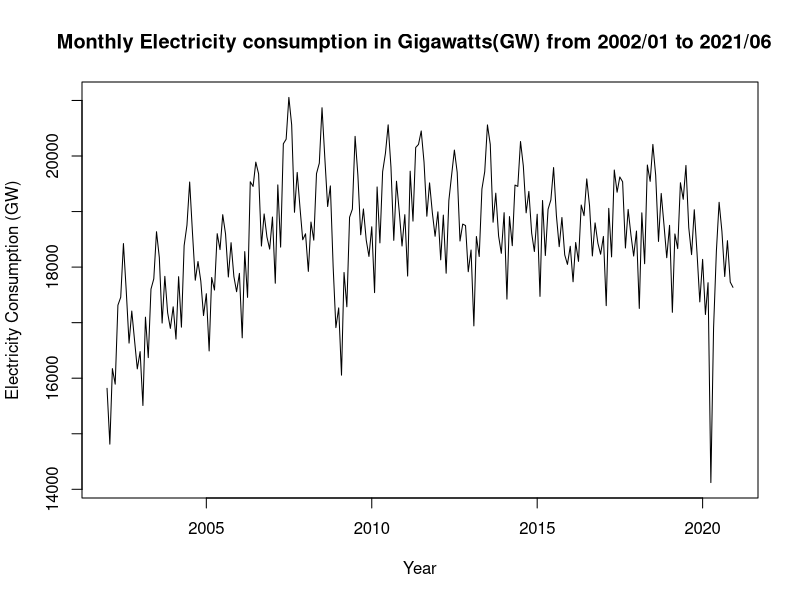

Here is the R script that generated this plot: (Note: this script raises an error after producing the figure.)
## ---- chunk 1
# Read data 
mydata <- read.csv("datasetv2.csv", header = TRUE, sep=";") # directory path 
mydata$date <- as.POSIXct(strptime(mydata$date, format = "%Y/%m/%d", tz = "GMT"))

head(mydata, 5)
## ---- chunk 2
plot(mydata$date, mydata$EC, type = "l", xlab = "Year", ylab = "Electricity Consumption (GW)", main = "Monthly Electricity consumption in Gigawatts(GW) from 2002/01 to 2021/06  ")

## ---- chunk 3
EC <- ts(mydata$EC, start=2002, frequency=12)
EC %>% decompose(type="additive") %>%
  autoplot() + xlab("Year") +
  ggtitle("Time Series decomposition: Electrictity Consmption Data") +
  theme_bw()

## ---- chunk 4
acf(mydata$EC, main="")
## ---- chunk 5
acf(mydata$EC, type="partial",main="")
## ---- chunk 6
diff_dataset=diff(main_dataset)
plot(diff_dataset,ylab="Electricity Consumption (GW)",xlab="Years",main=" Electricity consuption (differenced)")
